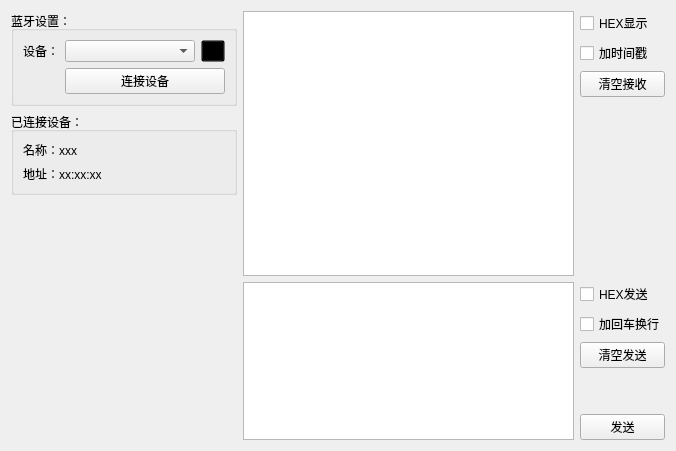
<?xml version="1.0" encoding="UTF-8"?>
<ui version="4.0">
 <class>BleAssistWidget</class>
 <widget class="QWidget" name="BleAssistWidget">
  <property name="geometry">
   <rect>
    <x>0</x>
    <y>0</y>
    <width>676</width>
    <height>451</height>
   </rect>
  </property>
  <property name="windowTitle">
   <string>BleAssistWidget</string>
  </property>
  <layout class="QHBoxLayout" name="horizontalLayout">
   <item>
    <layout class="QVBoxLayout" name="verticalLayout_3">
     <item>
      <widget class="QGroupBox" name="groupBox">
       <property name="title">
        <string>蓝牙设置：</string>
       </property>
       <layout class="QVBoxLayout" name="verticalLayout">
        <item>
         <layout class="QGridLayout" name="gridLayout">
          <item row="0" column="0">
           <widget class="QLabel" name="label">
            <property name="text">
             <string>设备：</string>
            </property>
           </widget>
          </item>
          <item row="0" column="1">
           <widget class="QComboBox" name="cb_devices"/>
          </item>
          <item row="0" column="2">
           <widget class="QPushButton" name="btn_refresh">
            <property name="maximumSize">
             <size>
              <width>24</width>
              <height>16777215</height>
             </size>
            </property>
            <property name="styleSheet">
             <string notr="true">background-color: transparent;</string>
            </property>
            <property name="text">
             <string/>
            </property>
            <property name="icon">
             <iconset resource="resource.qrc">
              <normaloff>:/icon/refresh</normaloff>:/icon/refresh</iconset>
            </property>
           </widget>
          </item>
          <item row="1" column="0" alignment="Qt::AlignRight">
           <widget class="QLabel" name="label_connect_status">
            <property name="maximumSize">
             <size>
              <width>24</width>
              <height>24</height>
             </size>
            </property>
            <property name="text">
             <string/>
            </property>
            <property name="pixmap">
             <pixmap resource="resource.qrc">:/icon/disc</pixmap>
            </property>
            <property name="scaledContents">
             <bool>true</bool>
            </property>
           </widget>
          </item>
          <item row="1" column="1" colspan="2">
           <widget class="QPushButton" name="btn_connect">
            <property name="minimumSize">
             <size>
              <width>160</width>
              <height>0</height>
             </size>
            </property>
            <property name="text">
             <string>连接设备</string>
            </property>
           </widget>
          </item>
         </layout>
        </item>
       </layout>
      </widget>
     </item>
     <item>
      <widget class="QGroupBox" name="gb_connected">
       <property name="title">
        <string>已连接设备：</string>
       </property>
       <layout class="QVBoxLayout" name="verticalLayout_2">
        <item>
         <widget class="QLabel" name="label_device_name">
          <property name="text">
           <string>名称：xxx</string>
          </property>
         </widget>
        </item>
        <item>
         <widget class="QLabel" name="label_device_addr">
          <property name="text">
           <string>地址：xx:xx:xx</string>
          </property>
         </widget>
        </item>
       </layout>
      </widget>
     </item>
     <item>
      <spacer name="verticalSpacer">
       <property name="orientation">
        <enum>Qt::Vertical</enum>
       </property>
       <property name="sizeHint" stdset="0">
        <size>
         <width>20</width>
         <height>40</height>
        </size>
       </property>
      </spacer>
     </item>
    </layout>
   </item>
   <item>
    <layout class="QVBoxLayout" name="verticalLayout_4" stretch="1,0">
     <item>
      <layout class="QGridLayout" name="gridLayout_2">
       <item row="0" column="0" rowspan="4">
        <widget class="QTextEdit" name="edit_recv">
         <property name="readOnly">
          <bool>true</bool>
         </property>
        </widget>
       </item>
       <item row="0" column="1">
        <widget class="QCheckBox" name="checkBox">
         <property name="text">
          <string>HEX显示</string>
         </property>
        </widget>
       </item>
       <item row="1" column="1">
        <widget class="QCheckBox" name="checkBox_2">
         <property name="minimumSize">
          <size>
           <width>85</width>
           <height>0</height>
          </size>
         </property>
         <property name="text">
          <string>加时间戳</string>
         </property>
        </widget>
       </item>
       <item row="2" column="1">
        <widget class="QPushButton" name="pushButton_3">
         <property name="text">
          <string>清空接收</string>
         </property>
        </widget>
       </item>
       <item row="3" column="1">
        <spacer name="verticalSpacer_2">
         <property name="orientation">
          <enum>Qt::Vertical</enum>
         </property>
         <property name="sizeHint" stdset="0">
          <size>
           <width>20</width>
           <height>40</height>
          </size>
         </property>
        </spacer>
       </item>
      </layout>
     </item>
     <item>
      <layout class="QGridLayout" name="gridLayout_3">
       <item row="1" column="1" colspan="2">
        <widget class="QCheckBox" name="checkBox_4">
         <property name="minimumSize">
          <size>
           <width>85</width>
           <height>0</height>
          </size>
         </property>
         <property name="text">
          <string>加回车换行</string>
         </property>
        </widget>
       </item>
       <item row="2" column="1" rowspan="2" colspan="2">
        <widget class="QPushButton" name="pushButton_4">
         <property name="text">
          <string>清空发送</string>
         </property>
        </widget>
       </item>
       <item row="5" column="1" colspan="2">
        <widget class="QPushButton" name="btn_send">
         <property name="text">
          <string>发送</string>
         </property>
        </widget>
       </item>
       <item row="0" column="1" colspan="2">
        <widget class="QCheckBox" name="checkBox_3">
         <property name="text">
          <string>HEX发送</string>
         </property>
        </widget>
       </item>
       <item row="4" column="1" colspan="2">
        <spacer name="verticalSpacer_3">
         <property name="orientation">
          <enum>Qt::Vertical</enum>
         </property>
         <property name="sizeHint" stdset="0">
          <size>
           <width>20</width>
           <height>40</height>
          </size>
         </property>
        </spacer>
       </item>
       <item row="0" column="0" rowspan="6">
        <widget class="QTextEdit" name="edit_send">
         <property name="sizePolicy">
          <sizepolicy hsizetype="Expanding" vsizetype="Ignored">
           <horstretch>0</horstretch>
           <verstretch>0</verstretch>
          </sizepolicy>
         </property>
         <property name="maximumSize">
          <size>
           <width>16777215</width>
           <height>160</height>
          </size>
         </property>
        </widget>
       </item>
      </layout>
     </item>
    </layout>
   </item>
  </layout>
 </widget>
 <resources>
  <include location="resource.qrc"/>
 </resources>
 <connections/>
</ui>
